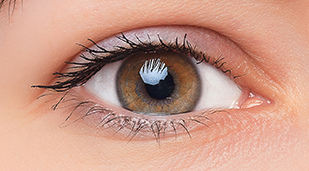
#> input picture cv_hw_4/images/eye.png, 309 x 171 px, found by its file name
$ jupyter execute cv_hw_4_2.ipynb
#> lines starting #> are read from the running program, lines starting #| are printed output that depends on the picture; after the words box and inside, x2 and y2 are one past the last pixel; in counts of white or black regions, pixels touching at a corner belong together
# **Домашнее задание 4.2**

Задача - написать программу, которая сможет найти шаблон одного глаза на нескольких изображениях, в том числе затемненных. Использовать нужно HOG представление изображений, поиск шаблона сделать с помощью кросс-корреляции

[cell 1]
import cv2
import numpy as np
import matplotlib.pyplot as plt
from skimage.feature import hog
from skimage import exposure

[cell 2]
# Для каждого окна вычисляет кросс-корреляцию между дескриптором окна и дескриптором шаблона.
def find_best_match(image, template_fd, template_size, step=8):
    image_fd, _ = compute_hog(image)
    image_fd = image_fd.reshape((image.shape[0] // 8 - 1, image.shape[1] // 8 - 1, -1))

    best_match_location = (0, 0)
    best_match_value = -np.inf

    # Преобразуем дескрипторы в изображения для кросс-корреляции
    template_hog_image = template_fd.reshape(template_size[1] // 8 - 1, template_size[0] // 8 - 1, -1)
    image_hog_image = image_fd

    # Применяем кросс-корреляцию для каждого канала отдельно
    num_channels = template_hog_image.shape[2]
    results = []

    for channel in range(num_channels):
        template_channel = template_hog_image[:, :, channel]
        image_channel = image_hog_image[:, :, channel]

        # Нормализуем каналы
        template_channel = cv2.normalize(template_channel, None, 0, 1, cv2.NORM_MINMAX)
        image_channel = cv2.normalize(image_channel, None, 0, 1, cv2.NORM_MINMAX)

        # Преобразуем в тип CV_32F
        template_channel = template_channel.astype(np.float32)
        image_channel = image_channel.astype(np.float32)

        result = cv2.matchTemplate(image_channel, template_channel, cv2.TM_CCOEFF_NORMED)
        results.append(result)

    # Объединяем результаты
    final_result = np.mean(results, axis=0)
    min_val, max_val, min_loc, max_loc = cv2.minMaxLoc(final_result)

    best_match_location = (max_loc[0] * 8, max_loc[1] * 8)
    best_match_value = max_val

    return best_match_location, best_match_value

[cell 3]
# Вычисляет HOG-дескриптор для изображения и возвращает дескриптор и визуализированное изображение HOG.
def compute_hog(image, orientations=9, pixels_per_cell=(8, 8), cells_per_block=(2, 2), block_norm='L2-Hys'):
    gray = cv2.cvtColor(image, cv2.COLOR_BGR2GRAY)
    fd, hog_image = hog(gray, orientations=orientations, pixels_per_cell=pixels_per_cell,
                         cells_per_block=cells_per_block, block_norm=block_norm, visualize=True)
    return fd, hog_image

[cell 4]
def draw_bounding_box(image, location, template_size):
    top_left = location
    bottom_right = (top_left[0] + template_size[0], top_left[1] + template_size[1])
    cv2.rectangle(image, top_left, bottom_right, (0, 255, 0), 2)

[cell 5]
def preprocess_image(image):
    # Увеличение контраста
    image = cv2.convertScaleAbs(image, alpha=1.5, beta=0)
    # Удаление шума
    image = cv2.GaussianBlur(image, (5, 5), 0)
    return image

[cell 6]
# Масштабирует изображение на заданный коэффициент.
def scale_image(image, scale_factor):
    return cv2.resize(image, (int(image.shape[1] * scale_factor), int(image.shape[0] * scale_factor)), interpolation=cv2.INTER_LINEAR)

[cell 7]
def main():
    # шаблон
    template = cv2.imread('/content/eye.png')
#> template is the input picture: shape (171, 309, 3); mean B, G, R 136, 153.2, 201.1
    template = preprocess_image(template)
#> in preprocess_image, `image = cv2.convertScaleAbs(image, alpha=1.5, beta=0)`:
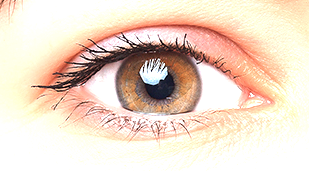
#> image: shape (171, 309, 3); mean of channels 0, 1, 2 199.7, 216.7, 237; drawn as B, G, R
#> in preprocess_image, `image = cv2.GaussianBlur(image, (5, 5), 0)`:
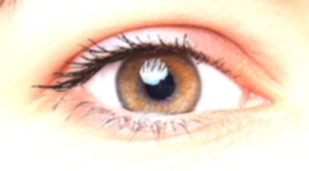
#> image: shape (171, 309, 3); mean of channels 0, 1, 2 199.7, 216.7, 237; drawn as B, G, R
    template_fd, _ = compute_hog(template)
#> in compute_hog, `gray = cv2.cvtColor(image, cv2.COLOR_BGR2GRAY)`:
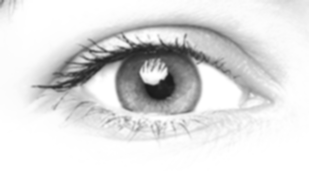
#> gray: shape (171, 309); min 25, max 255, mean 220.9
#> in compute_hog, `fd, hog_image = hog(gray, orientations=orientations, pixels_per_cell=p..`:
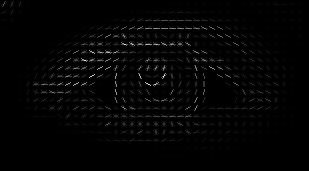
#> hog_image: shape (171, 309) float64; min 0, max 60.51, mean 0.9; drawn with min black and max white

    images = ['/content/eyes.jpg', '/content/eyes_dark.jpg', '/content/woman.jpg']

    for image_name in images:
        image = cv2.imread(image_name)
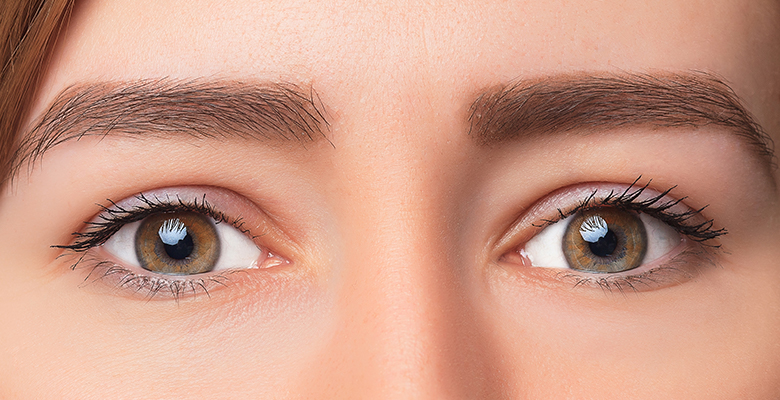
#> input picture cv_hw_4/images/eyes.jpg, 780 x 400 px, found by its file name
#> image is the input picture: shape (400, 780, 3); mean B, G, R 135.3, 154.4, 203.7
        image = preprocess_image(image)
#> in preprocess_image (call 2), `image = cv2.convertScaleAbs(image, alpha=1.5, beta=0)`:
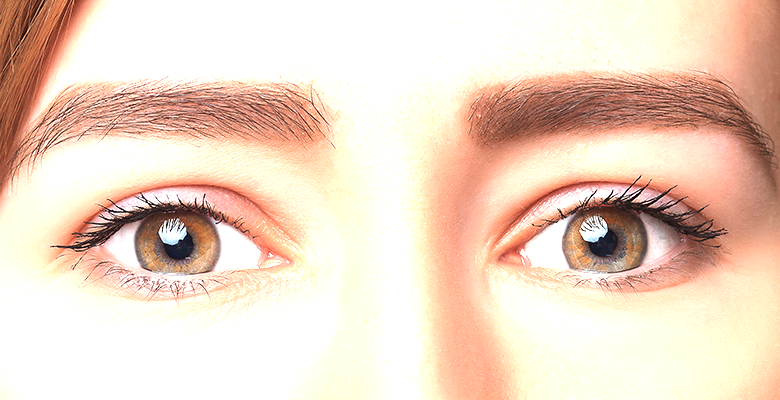
#> image: shape (400, 780, 3); mean of channels 0, 1, 2 196.7, 214.2, 238.2; drawn as B, G, R
#> in preprocess_image (call 2), `image = cv2.GaussianBlur(image, (5, 5), 0)`:
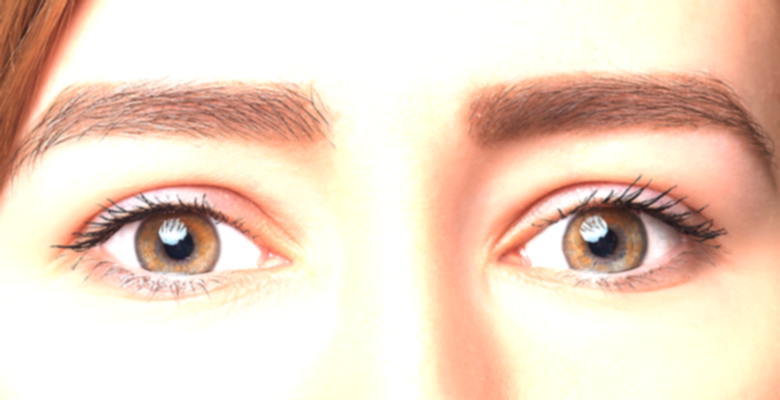
#> image: shape (400, 780, 3); mean of channels 0, 1, 2 196.7, 214.2, 238.2; drawn as B, G, R

        best_location = (0, 0)
        best_value = -np.inf

        # Попробуем разные масштабы
        for scale_factor in [0.8, 1.0, 1.2]:
            scaled_image = scale_image(image, scale_factor)
            location, value = find_best_match(scaled_image, template_fd, (template.shape[1], template.shape[0]))

            # Корректируем координаты для оригинального изображения
            location = (int(location[0] / scale_factor), int(location[1] / scale_factor))

            if value > best_value:
                best_value = value
                best_location = location
#> this loop made 3 passes
#> (value, best_value, best_location) on passes 1 to 2: (0.258, 0.258, (10, 130)), (0.842, 0.842, (16, 160))
#> (location, value) on pass 3: ((33, 173), 0.307)
#> pass 1, in compute_hog (call 2), `gray = cv2.cvtColor(image, cv2.COLOR_BGR2GRAY)`:
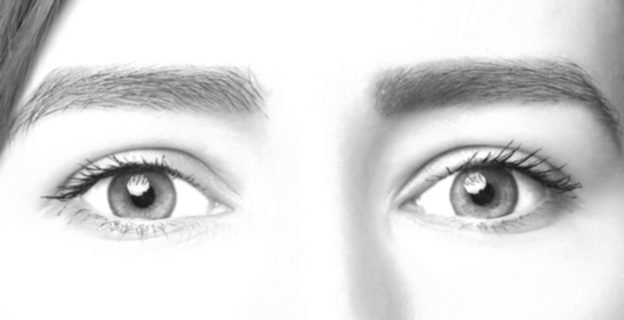
#> gray: shape (320, 624); min 24, max 255, mean 219.3
#> pass 1, in compute_hog (call 2), `fd, hog_image = hog(gray, orientations=orientations, pixels_per_cell=p..`:
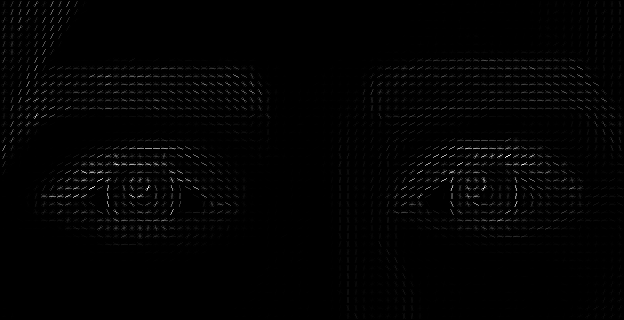
#> hog_image: shape (320, 624) float64; min 0, max 61.28, mean 0.7; drawn with min black and max white
#> after the loop, best_value = 0.842

        # обрисовка
        draw_bounding_box(image, best_location, (template.shape[1], template.shape[0]))
#> in draw_bounding_box, `top_left = location`: top_left = (16, 160)
#> in draw_bounding_box, `bottom_right = (top_left[0] + template_size[0], top_left[1] + template..`: bottom_right = (325, 331)
#> in draw_bounding_box, `cv2.rectangle(image, top_left, bottom_right, (0, 255, 0), 2)`:
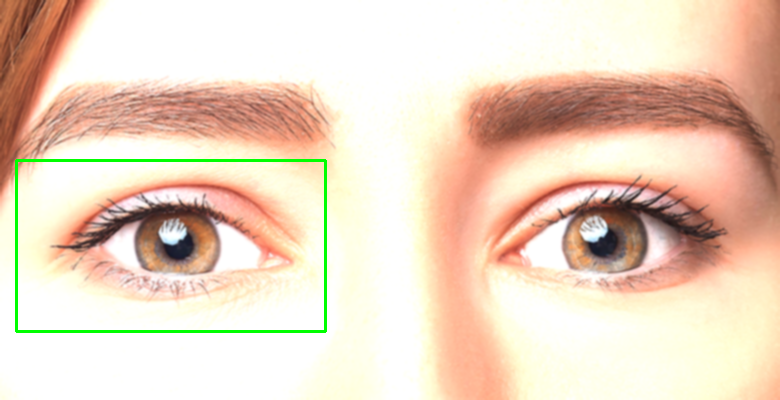
#> image: shape (400, 780, 3); 0.92% of pixels changed, all inside (x1, y1, x2, y2) = (15, 159, 327, 333); drawn as B, G, R

        # отобразить
        plt.figure(figsize=(10, 10))
        plt.imshow(cv2.cvtColor(image, cv2.COLOR_BGR2RGB))
        plt.title(f'Match on {image_name} with confidence {best_value:.2f}')
        plt.axis('off')
        plt.show()
#> pass 2 of the loop in main, `for image_name in images:`:
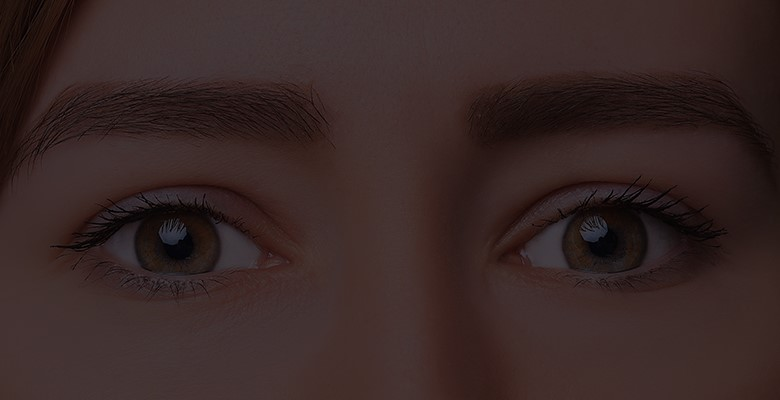
#> input picture cv_hw_4/images/eyes_dark.jpg, 780 x 400 px, found by its file name
#> in main, image is the input picture: shape (400, 780, 3); mean B, G, R 37.7, 39, 56
#> the loop in main, `for scale_factor in [0.8, 1.0, 1.2]:` made 3 passes
#> (value, best_value, best_location) on passes 1 to 2: (0.259, 0.259, (0, 140)), (0.677, 0.677, (16, 160))
#> pass 1, in compute_hog (call 5), `fd, hog_image = hog(gray, orientations=orientations, pixels_per_cell=p..`:
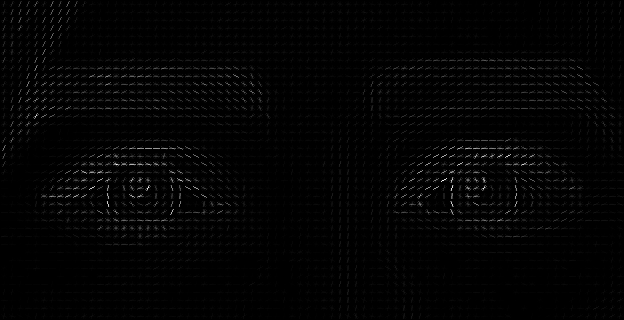
#> hog_image: shape (320, 624) float64; min 0, max 17.84, mean 0.262; drawn with min black and max white
#> after the loop in main, `for scale_factor in [0.8, 1.0, 1.2]:`: best_value = 0.677
#> in draw_bounding_box (call 2), `cv2.rectangle(image, top_left, bottom_right, (0, 255, 0), 2)`:
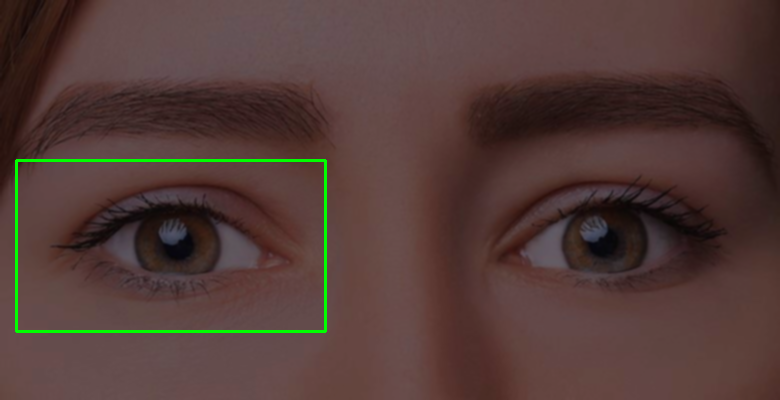
#> image: shape (400, 780, 3); mean of channels 0, 1, 2 56, 60.2, 83.2; drawn as B, G, R
#> pass 3 of the loop in main, `for image_name in images:`:
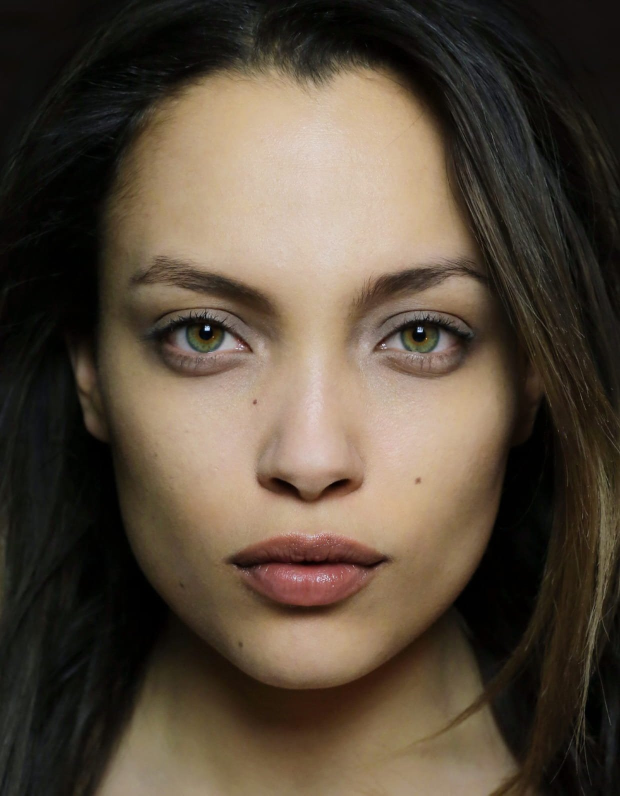
#> input picture cv_hw_4/images/woman.jpg, 1240 x 1591 px, found by its file name (shown at 1/2 size)
#> in main, image is the input picture: shape (1591, 1240, 3); mean B, G, R 59.6, 74.1, 87.1
#> the loop in main, `for scale_factor in [0.8, 1.0, 1.2]:` made 3 passes
#> (value, best_value, best_location) on passes 1 to 2: (0.152, 0.152, (650, 580)), (0.195, 0.195, (256, 592))
#> after the loop in main, `for scale_factor in [0.8, 1.0, 1.2]:`: best_value = 0.195
#> top_left = (256, 592)
#> bottom_right = (565, 763)
#> in draw_bounding_box (call 3), `cv2.rectangle(image, top_left, bottom_right, (0, 255, 0), 2)`:
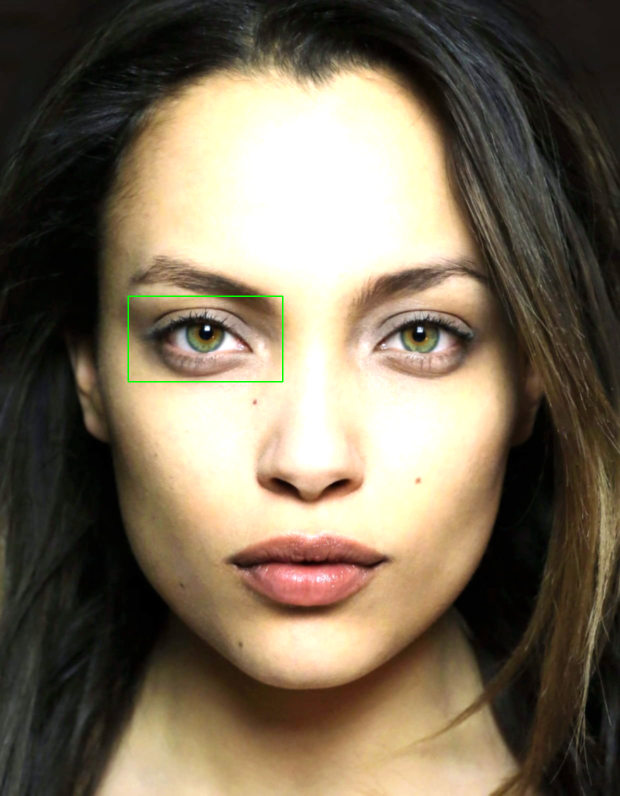
#> image: shape (1591, 1240, 3) (shown at 1/2 size); mean of channels 0, 1, 2 88.6, 108.4, 120.7; drawn as B, G, R

if __name__ == "__main__":
    main()
